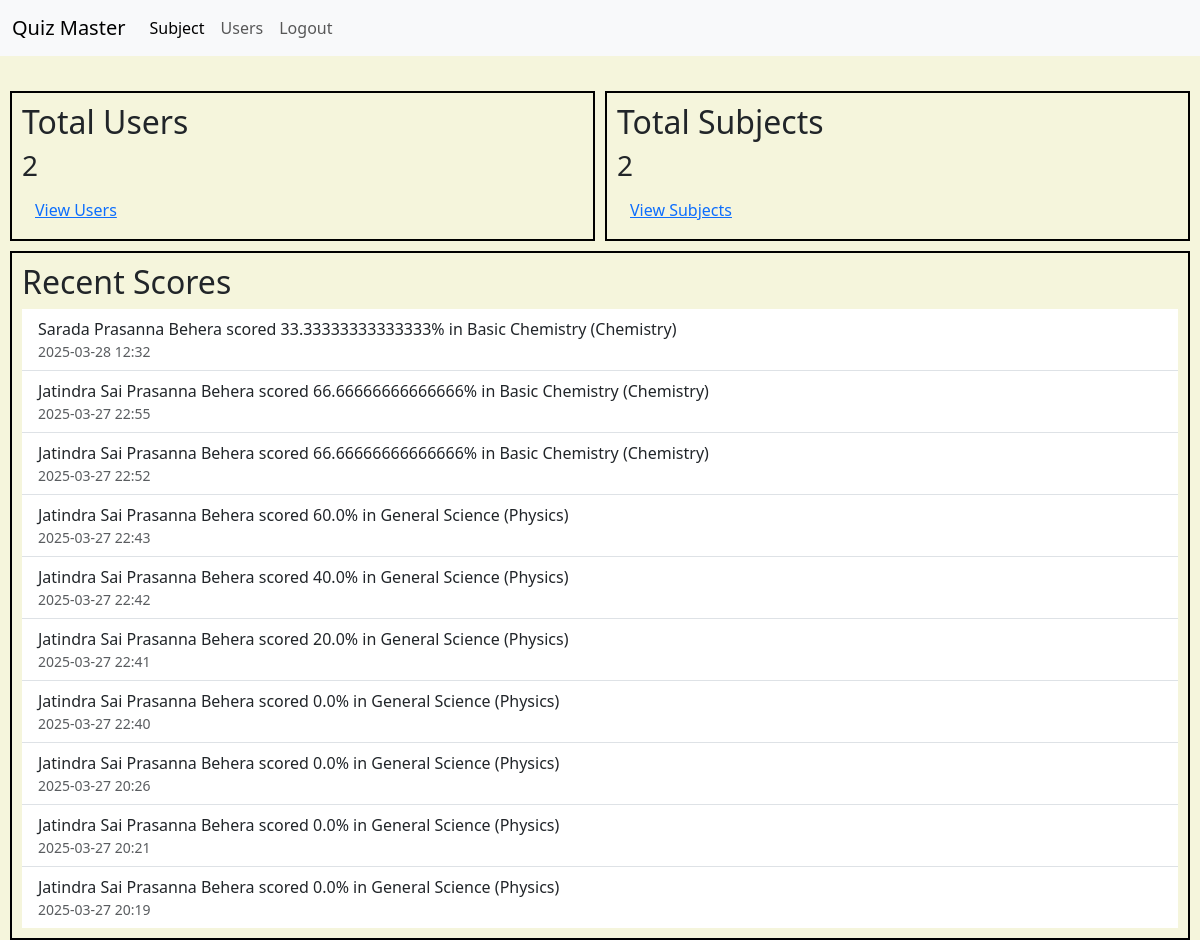
The app's page /admin/dashboard (signed in) with its own data.
### models/models.py (models this page shows, shortened)
class Score(db.Model):
    id = db.Column(db.Integer, primary_key=True)
    quiz_id = db.Column(db.Integer, db.ForeignKey('quiz.id'), nullable=False)
    user_id = db.Column(db.Integer, db.ForeignKey('user.id'), nullable=False)
    timestamp = db.Column(db.DateTime, default=lambda: datetime.now(UTC).astimezone(IST), nullable=False)
    total_scored = db.Column(db.Float, nullable=False)

class User(UserMixin, db.Model):
    __tablename__ = 'user'
    id = db.Column(db.Integer, primary_key=True)
    username = db.Column(db.String(100), unique=True, nullable=False)
    email = db.Column(db.String(120), unique=True, nullable=False)
    password_hash = db.Column(db.String(256), nullable=False)
    full_name = db.Column(db.String(100), nullable=False)
    qualification = db.Column(db.String(100), nullable=False)
    dob = db.Column(db.Date, nullable=False)
    scores = db.relationship('Score', backref='user',cascade="all, delete", lazy=True)

class Chapter(db.Model):
    __tablename__ = 'chapter'
    id = db.Column(db.Integer, primary_key=True)
    subject_id = db.Column(db.Integer, db.ForeignKey('subject.id'), nullable=False)
    name = db.Column(db.String(100), nullable=False)
    description = db.Column(db.Text)
    quizzes = db.relationship('Quiz', backref='chapter',cascade="all, delete", lazy=True)

class Subject(db.Model):
    __tablename__ = 'subject'
    id = db.Column(db.Integer, primary_key=True)
    name = db.Column(db.String(100), nullable=False)
    description = db.Column(db.Text)
    chapters = db.relationship('Chapter', backref='subject', cascade="all, delete", lazy=True)

### controllers/admin.py (the view)
@admin_bp.route('/dashboard')
@admin_required
def dashboard():
    total_users = User.query.count()
    total_subjects = Subject.query.count()
    recent_scores = Score.query.order_by(Score.timestamp.desc()).limit(10).all()
    return render_template('admin_dashboard.html', total_users=total_users,total_subjects=total_subjects, recent_scores=recent_scores, is_admin=True)

### controllers/admin.py (called while the page is built)
def admin_required(f):
    @wraps(f)
    def decorated_function(*args, **kwargs):
        if current_user.is_authenticated:
            user_identifier = current_user.get_id()
            if user_identifier.startswith("admin-"):
                return f(*args, **kwargs)
            else:
                flash('Access denied', 'danger')
                return redirect(url_for('auth.home'))
        else:
            flash('Access denied', 'danger')
            return redirect(url_for('auth.home'))
    return decorated_function

### controllers/auth.py (called while the page is built)
@login_manager.user_loader
def load_user(user_identifier):
    if user_identifier.startswith("admin-"):
        admin_id = int(user_identifier.split("-")[1])
        return Admin.query.get(admin_id)
    elif user_identifier.startswith("user-"):
        user_id = int(user_identifier.split("-")[1])
        return User.query.get(user_id)
    return None

### models/models.py (called while the page is built)
    def get_id(self):
        return f"admin-{self.id}"

### templates/admin_dashboard.html (shortened to what this page needs)
{% extends 'base.html' %}
{% block styles %}
    <link rel="stylesheet" href="{{ url_for('static', filename='CSS/admin_dashboard.css') }}"/>
{% endblock %}>
{% block content %}
  <div class="grid-container">
    <div class="user-container">
        <h2>Total Users</h2>
        <h3>{{ total_users }}</h3>
        <a href="{{ url_for('admin.users') }}" class="btn btn-link">View Users</a>
    </div>
    <div class="subject-container">
        <h2>Total Subjects</h2>
        <h3>{{ total_subjects }}</h3>
        <a href="{{ url_for('admin.subjects') }}" class="btn btn-link">View Subjects</a>
    </div>
    <div class="score-container">
        <h2>Recent Scores</h2>
        <ul class="list-group list-group-flush">
          {% for score in recent_scores %}
          <li class="list-group-item">
              {{ score.user.full_name }} scored {{ score.total_scored }}% in
              {{ score.quiz.chapter.name }} ({{ score.quiz.chapter.subject.name }})
              <small class="text-muted d-block">{{ score.timestamp.strftime('%Y-%m-%d %H:%M') }}</small>
          </li>
          {% endfor %}
        </ul>
    </div>
  </div>
{% endblock %}

### static/CSS/admin_dashboard.css (style rules this page uses)
.grid-container { display: grid ; grid-template-columns: 1fr 1fr ; grid-template-rows: 1fr 3fr ; gap: 10px; padding: 10px; margin-top: 25px; height: 90vh; }
.score-container { grid-column: span 2; }
.score-container,.subject-container,.user-container { border: 2px black solid; padding: 10px; }

### static/CSS/base.css (style rules this page uses)
body { height: 100vh; background-color: #F5F5DC !important; }

### records on screen
Score: user.full_name "Sarada Prasanna Behera", total_scored "33.33333333333333", quiz.chapter.name "Basic Chemistry", quiz.chapter.subject.name "Chemistry", timestamp "2025-03-28 12:32"
Score: user.full_name "Jatindra Sai Prasanna Behera", total_scored "66.66666666666666", quiz.chapter.name "Basic Chemistry", quiz.chapter.subject.name "Chemistry", timestamp "2025-03-27 22:55"
Score: user.full_name "Jatindra Sai Prasanna Behera", total_scored "66.66666666666666", quiz.chapter.name "Basic Chemistry", quiz.chapter.subject.name "Chemistry", timestamp "2025-03-27 22:52"
Score: user.full_name "Jatindra Sai Prasanna Behera", total_scored "60.0", quiz.chapter.name "General Science", quiz.chapter.subject.name "Physics", timestamp "2025-03-27 22:43"
Score: user.full_name "Jatindra Sai Prasanna Behera", total_scored "40.0", quiz.chapter.name "General Science", quiz.chapter.subject.name "Physics", timestamp "2025-03-27 22:42"
Score: user.full_name "Jatindra Sai Prasanna Behera", total_scored "20.0", quiz.chapter.name "General Science", quiz.chapter.subject.name "Physics", timestamp "2025-03-27 22:41"
Score: user.full_name "Jatindra Sai Prasanna Behera", total_scored "0.0", quiz.chapter.name "General Science", quiz.chapter.subject.name "Physics", timestamp "2025-03-27 22:40"
Score: user.full_name "Jatindra Sai Prasanna Behera", total_scored "0.0", quiz.chapter.name "General Science", quiz.chapter.subject.name "Physics", timestamp "2025-03-27 20:26"
Score: user.full_name "Jatindra Sai Prasanna Behera", total_scored "0.0", quiz.chapter.name "General Science", quiz.chapter.subject.name "Physics", timestamp "2025-03-27 20:21"
Score: user.full_name "Jatindra Sai Prasanna Behera", total_scored "0.0", quiz.chapter.name "General Science", quiz.chapter.subject.name "Physics", timestamp "2025-03-27 20:19"

### other values on screen
{{ total_users }} "2"
{{ total_subjects }} "2"
